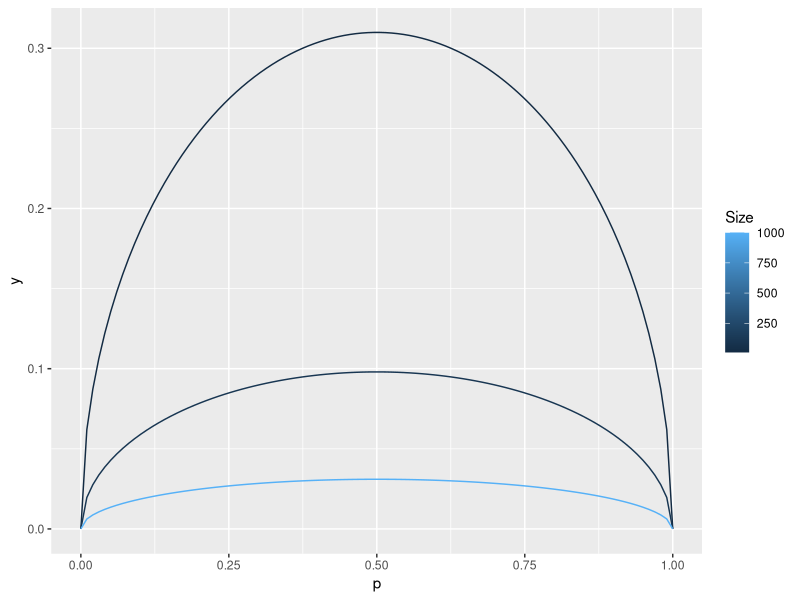

Recreate this plot in R.
npoints<-100
n<-c(10,100,1000)
p=rep(seq(0,1,length.out=npoints),length(n))
n<-rep(n,each=npoints)
library(ggplot2)
plot1<-ggplot(data = data.frame(p,n,y=qnorm(0.975)*sqrt(p*(1-p)/n),Size=n),
              aes(x=p, y=y, group=Size, colour = Size))+
  geom_line()